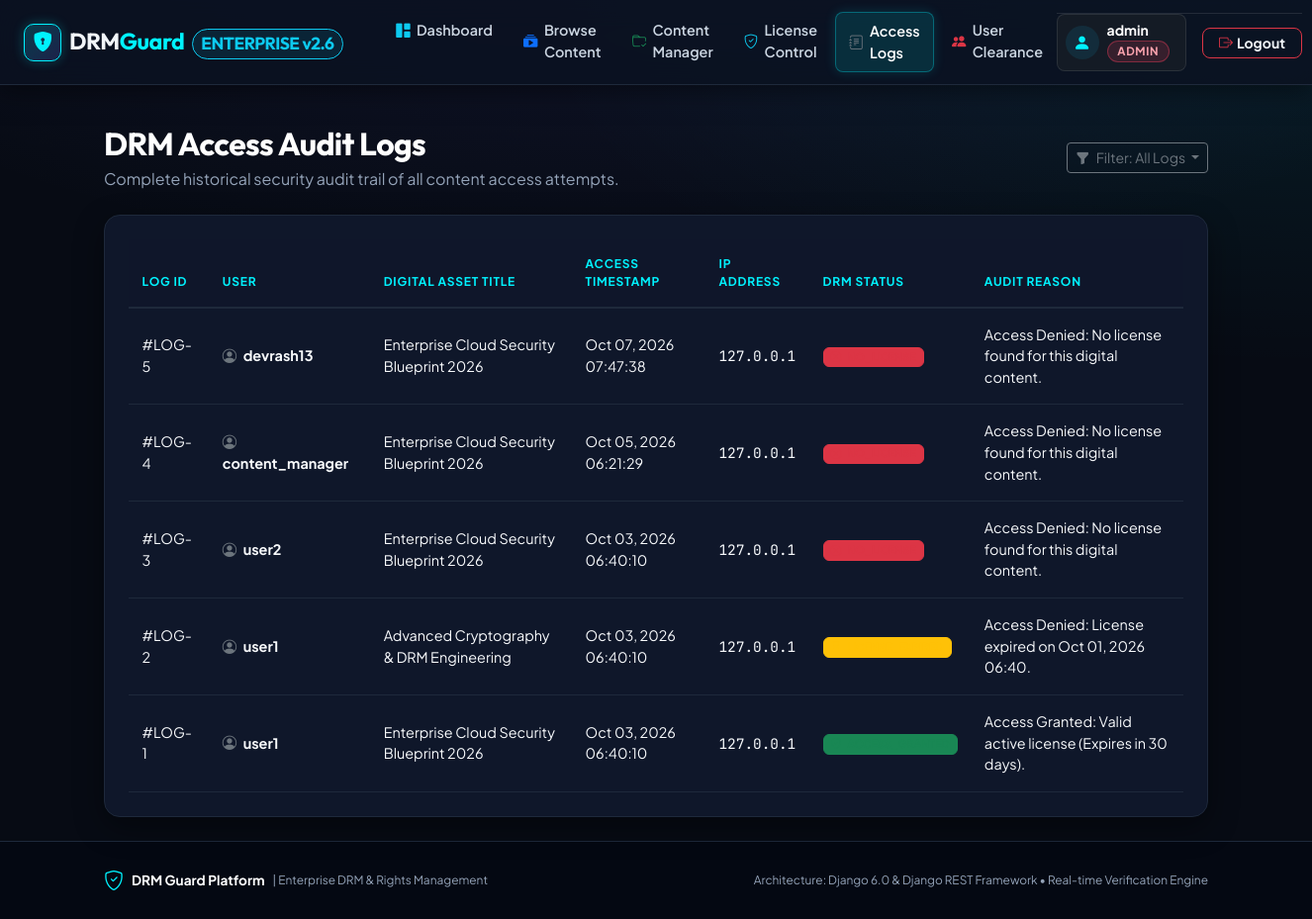
Page /access-logs/ (signed in) on the committed database.
### DRM_App/models.py (models this page shows, shortened)
class UserProfile(models.Model):
    ROLE_CHOICES = (
        ('ADMIN', 'Admin'),
        ('CONTENT_MANAGER', 'Content Manager'),
        ('NORMAL_USER', 'Normal User'),
    )
    user = models.OneToOneField(User, on_delete=models.CASCADE, related_name='profile')
    role = models.CharField(max_length=20, choices=ROLE_CHOICES, default='NORMAL_USER')
    created_at = models.DateTimeField(auto_now_add=True)
    @property
    def is_admin(self):
        return self.role == 'ADMIN' or self.user.is_superuser
    @property
    def is_content_manager(self):
        return self.role in ['ADMIN', 'CONTENT_MANAGER'] or self.user.is_superuser
    @property
    def is_normal_user(self):
        return self.role == 'NORMAL_USER'

class AccessLog(models.Model):
    STATUS_CHOICES = (
        ('ACCESS_GRANTED', 'Access Granted'),
        ('ACCESS_DENIED', 'Access Denied'),
        ('LICENSE_EXPIRED', 'License Expired'),
        ('NO_LICENSE', 'No License Found'),
    )
    user = models.ForeignKey(User, on_delete=models.SET_NULL, null=True, blank=True, related_name='access_logs')
    content = models.ForeignKey(DigitalContent, on_delete=models.SET_NULL, null=True, blank=True, related_name='access_logs')
    access_time = models.DateTimeField(auto_now_add=True)
    access_status = models.CharField(max_length=30, choices=STATUS_CHOICES)
    reason = models.TextField()
    ip_address = models.GenericIPAddressField(null=True, blank=True)
    class Meta:
        ordering = ['-access_time']

class DigitalContent(models.Model):
    STATUS_CHOICES = (
        ('ACTIVE', 'Active'),
        ('DRAFT', 'Draft'),
        ('INACTIVE', 'Inactive'),
    )
    title = models.CharField(max_length=255)
    description = models.TextField()
    content_body = models.TextField(help_text="Protected text or document data", blank=True, null=True)
    file = models.FileField(upload_to='digital_contents/', blank=True, null=True)
    owner = models.ForeignKey(User, on_delete=models.CASCADE, related_name='contents')
    status = models.CharField(max_length=20, choices=STATUS_CHOICES, default='ACTIVE')
    created_at = models.DateTimeField(auto_now_add=True)
    updated_at = models.DateTimeField(auto_now=True)

### DRM_App/views.py (the view)
# urls.py: path('access-logs/', views.access_logs_view, name='access_logs'),
@login_required
def access_logs_view(request):
    status_filter = request.GET.get('status', '')
    user = request.user
    if user.profile.is_admin:
        logs = AccessLog.objects.all()
    elif user.profile.is_content_manager:
        my_contents = DigitalContent.objects.filter(owner=user)
        logs = AccessLog.objects.filter(Q(user=user) | Q(content__in=my_contents))
    else:
        logs = AccessLog.objects.filter(user=user)
    if status_filter:
        logs = logs.filter(access_status=status_filter)
    logs = logs.order_by('-access_time')[:100]
    return render(request, 'DRM_App/access_logs.html', {
        'logs': logs,
        'current_status': status_filter,
        'status_choices': AccessLog.STATUS_CHOICES
    })

### DRM_App/templates/DRM_App/access_logs.html (shortened to what this page needs)
{% extends 'DRM_App/base.html' %}
{% block content %}
<div class="d-flex justify-content-between align-items-center mb-4">
    <div>
        <h2 class="fw-bold text-white mb-1">DRM Access Audit Logs</h2>
        <p class="text-muted mb-0">Complete historical security audit trail of all content access attempts.</p>
    </div>
    <div class="dropdown">
        <button class="btn btn-outline-secondary dropdown-toggle btn-sm" type="button" data-bs-toggle="dropdown">
            <i class="bi bi-funnel-fill me-1"></i> Filter: {% if current_status %}{{ current_status }}{% else %}All Logs{% endif %}
        </button>
    </div>
</div>
<div class="card card-custom p-4">
    {% if logs %}
    <div class="table-responsive">
        <table class="table table-dark-custom align-middle mb-0">
            <thead>
                <tr>
                    <th>Log ID</th>
                    <th>User</th>
                    <th>Digital Asset Title</th>
                    <th>Access Timestamp</th>
                    <th>IP Address</th>
                    <th>DRM Status</th>
                    <th>Audit Reason</th>
                </tr>
            </thead>
            <tbody>
                {% for log in logs %}
                <tr>
                    <td class="small text-muted">#LOG-{{ log.id }}</td>
                    <td class="fw-bold text-white">
                        <i class="bi bi-person-circle text-secondary me-1"></i>
                        {{ log.user.username|default:"Anonymous" }}
                    </td>
                    <td>{{ log.content.title|default:"Deleted Asset" }}</td>
                    <td class="small text-muted">{{ log.access_time|date:"M d, Y H:i:s" }}</td>
                    <td class="small text-mono text-muted">{{ log.ip_address|default:"Localhost" }}</td>
                    <td>
                        {% if log.access_status == 'ACCESS_GRANTED' %}
                            <span class="badge bg-success bg-opacity-20 text-success border border-success"><i class="bi bi-shield-check me-1"></i> ACCESS_GRANTED</span>
                        {% elif log.access_status == 'LICENSE_EXPIRED' %}
                            <span class="badge bg-warning bg-opacity-20 text-warning border border-warning"><i class="bi bi-hourglass-bottom me-1"></i> LICENSE_EXPIRED</span>
                        {% elif log.access_status == 'NO_LICENSE' %}
                            <span class="badge bg-danger bg-opacity-20 text-danger border border-danger"><i class="bi bi-x-octagon me-1"></i> NO_LICENSE</span>
                        {% else %}
                            <span class="badge bg-secondary"><i class="bi bi-slash-circle me-1"></i> ACCESS_DENIED</span>
                        {% endif %}
                    </td>
                    <td class="small text-muted">{{ log.reason }}</td>
                </tr>
                {% endfor %}
            </tbody>
        </table>
    </div>
    {% else %}
    <div class="text-center py-5 text-muted">
        <i class="bi bi-journal-x fs-1 mb-2 d-block text-secondary"></i>
        No log entries match the selected filter criteria.
    </div>
    {% endif %}
</div>
{% endblock %}

### DRM_App/templates/DRM_App/base.html (shortened to what this page needs)
<!DOCTYPE html>
<html lang="en">
<head>
    <link href="https://cdn.jsdelivr.net/npm/bootstrap@5.3.2/dist/css/bootstrap.min.css" rel="stylesheet">
    <link rel="stylesheet" href="https://cdn.jsdelivr.net/npm/bootstrap-icons@1.11.3/font/bootstrap-icons.min.css">
</head>
<body>
    <nav class="navbar navbar-expand-lg navbar-dark navbar-custom sticky-top">
        <div class="container-fluid px-lg-4">
            <a class="navbar-brand d-flex align-items-center gap-2" href="{% url 'dashboard' %}">
                <div class="brand-logo-icon">
                    <i class="bi bi-shield-lock-fill fs-5" style="color: var(--drm-cyan);"></i>
                </div>
                <div>
                    <span class="fw-bold tracking-tight">DRM<span class="text-cyan">Guard</span></span>
                    <span class="badge bg-info bg-opacity-10 text-info border border-info border-opacity-30 rounded-pill fs-8 ms-1 px-2 py-0.5">ENTERPRISE v2.6</span>
                </div>
            </a>
            <div class="collapse navbar-collapse mt-3 mt-lg-0" id="navbarMain">
                {% if user.is_authenticated %}
                <ul class="navbar-nav me-auto mb-2 mb-lg-0 ms-lg-4 gap-1">
                    <li class="nav-item">
                        <a class="nav-link {% if request.resolver_match.url_name == 'dashboard' %}active{% endif %}" href="{% url 'dashboard' %}">
                            <i class="bi bi-grid-1x2-fill text-info"></i> Dashboard
                        </a>
                    </li>
                    <li class="nav-item">
                        <a class="nav-link {% if request.resolver_match.url_name == 'content_list' or request.resolver_match.url_name == 'content_detail' %}active{% endif %}" href="{% url 'content_list' %}">
                            <i class="bi bi-collection-play-fill text-primary"></i> Browse Content
                        </a>
                    </li>
                    {% if user.profile.is_content_manager %}
                    <li class="nav-item">
                        <a class="nav-link " href="{% url 'content_manage' %}">
                            <i class="bi bi-folder-check text-success"></i> Content Manager
                        </a>
                    </li>
                    <li class="nav-item">
                        <a class="nav-link " href="{% url 'license_manage' %}">
                            <i class="bi bi-shield-check text-info"></i> License Control
                        </a>
                    </li>
                    {% endif %}
                    <li class="nav-item">
                        <a class="nav-link {% if request.resolver_match.url_name == 'access_logs' %}active{% endif %}" href="{% url 'access_logs' %}">
                            <i class="bi bi-journal-text text-secondary"></i> Access Logs
                        </a>
                    </li>
                    {% if user.profile.is_admin %}
                    <li class="nav-item">
                        <a class="nav-link {% if 'user_manage' in request.resolver_match.url_name or 'user_update_role' in request.resolver_match.url_name %}active{% endif %}" href="{% url 'user_manage' %}">
                            <i class="bi bi-people-fill text-danger"></i> User Clearance
                        </a>
                    </li>
                    {% endif %}
                </ul>
                <div class="d-flex align-items-center gap-3 pt-2 pt-lg-0 border-top border-secondary border-opacity-25 border-lg-0">
                    <div class="d-flex align-items-center gap-2 bg-dark bg-opacity-50 p-2 rounded-3 border border-secondary border-opacity-25">
                        <div class="stat-icon bg-info bg-opacity-10 text-cyan rounded-circle" style="width: 34px; height: 34px; font-size: 1.1rem;">
                            <i class="bi bi-person-fill"></i>
                        </div>
                        <div class="lh-1 pe-2">
                            <div class="fw-bold small text-white">{{ user.username }}</div>
                            <span class="badge badge-role mt-1 {% if user.profile.is_admin %}badge-admin{% elif user.profile.is_content_manager %}badge-manager{% else %}badge-user{% endif %}">
                                {{ user.profile.get_role_display }}
                            </span>
                        </div>
                    </div>
                    <a href="{% url 'logout' %}" class="btn btn-outline-danger btn-sm rounded-3 px-3 fw-bold d-flex align-items-center gap-1" title="Sign out of DRM session">
                        <i class="bi bi-box-arrow-right"></i> <span class="d-none d-sm-inline">Logout</span>
                    </a>
                </div>
                {% endif %}
            </div>
        </div>
    </nav>
    <main class="container my-4 flex-grow-1">
        {% block content %}{% endblock %}
    </main>
    <footer class="footer text-center">
        <div class="container d-flex flex-column flex-md-row justify-content-between align-items-center gap-2">
            <div class="d-flex align-items-center gap-2">
                <i class="bi bi-shield-check text-cyan fs-5"></i>
                <span class="fw-bold text-white">DRM Guard Platform</span>
                <span class="text-muted small">| Enterprise DRM & Rights Management</span>
            </div>
            <p class="mb-0 text-muted small">
                Architecture: Django 6.0 & Django REST Framework &bull; Real-time Verification Engine
            </p>
        </div>
    </footer>
</body>
</html>

### DRM_App/templates/DRM_App/base.html (style rules this page uses)
:root { --drm-bg-dark: #070b14; --drm-bg-surface: #0b1222; --drm-bg-card: #0f172a; --drm-bg-card-hover: #162036; --drm-card-border: #1e293b; --drm-card-border-glow: #334155; --drm-cyan: #00f2fe; --drm-blue: #38bdf8; --drm-indigo: #6366f1; --drm-purple: #8b5cf6; --drm-success: #10b981; --drm-warning: #f59e0b; --drm-danger: #f43f5e; --drm-text-bright: #ffffff; --drm-text-main: #f1f5f9; --drm-text-muted: #94a3b8; }
* { box-sizing: border-box; }
body { font-family: 'Plus Jakarta Sans', sans-serif; background-color: var(--drm-bg-dark); background-image: radial-gradient(ellipse 80% 50% at 50% -20%, rgba(99, 102, 241, 0.15), transparent), radial-gradient(ellipse 60% 40% at 100% 0%, rgba(0, 242, 254, 0.08), transparent); background-attachment: fixed; color: var(--drm-text-main); min-height: 100vh; display: flex; flex-direction: column; overflow-x: hidden; }
h1, h2, h3, h4, h5, h6, .navbar-brand, .font-heading { font-family: 'Outfit', sans-serif; color: #ffffff; letter-spacing: -0.02em; }
.text-mono { font-family: 'JetBrains Mono', monospace; }
p, span, div, label, td, th { color: var(--drm-text-main); }
.text-muted { color: var(--drm-text-muted) !important; }
.text-cyan { color: var(--drm-cyan) !important; }
.navbar-custom { background: rgba(11, 18, 34, 0.85); backdrop-filter: blur(16px); -webkit-backdrop-filter: blur(16px); border-bottom: 1.5px solid var(--drm-card-border); box-shadow: 0 4px 25px rgba(0, 0, 0, 0.5); padding: 0.75rem 0; z-index: 1040; }
.navbar-brand { font-weight: 800; font-size: 1.45rem; color: #ffffff !important; }
.brand-logo-icon { width: 38px; height: 38px; border-radius: 10px; background: linear-gradient(135deg, rgba(0, 242, 254, 0.2), rgba(99, 102, 241, 0.2)); border: 1px solid var(--drm-cyan); display: inline-flex; align-items: center; justify-content: center; box-shadow: 0 0 12px rgba(0, 242, 254, 0.25); }
.nav-link { font-weight: 600; color: #cbd5e1 !important; transition: all 0.2s ease; font-size: 0.9rem; padding: 0.5rem 0.85rem !important; border-radius: 8px; display: flex; align-items: center; gap: 0.4rem; }
.nav-link.active { color: #ffffff !important; background: rgba(0, 242, 254, 0.12); border: 1px solid rgba(0, 242, 254, 0.3); box-shadow: 0 0 12px rgba(0, 242, 254, 0.15); }
.card-custom { background-color: var(--drm-bg-card) !important; border: 1.5px solid var(--drm-card-border); border-radius: 16px; box-shadow: 0 10px 30px rgba(0, 0, 0, 0.4); transition: all 0.25s cubic-bezier(0.4, 0, 0.2, 1); position: relative; overflow: hidden; }
.stat-icon { width: 50px; height: 50px; border-radius: 12px; display: flex; align-items: center; justify-content: center; font-size: 1.5rem; flex-shrink: 0; }
.badge-role { font-size: 0.72rem; padding: 0.4em 0.85em; font-weight: 700; letter-spacing: 0.6px; text-transform: uppercase; border-radius: 30px; display: inline-flex; align-items: center; gap: 0.35rem; }
.badge-admin { background: rgba(244, 63, 94, 0.15) !important; color: #fda4af !important; border: 1px solid rgba(244, 63, 94, 0.4); }
.table-dark-custom { --bs-table-bg: transparent; --bs-table-color: #ffffff; --bs-table-border-color: #1e293b; }
.table-dark-custom th { font-weight: 700; color: var(--drm-cyan) !important; text-transform: uppercase; font-size: 0.75rem; letter-spacing: 0.8px; border-bottom: 2px solid #1e293b; padding: 1rem 0.85rem; background: rgba(15, 23, 42, 0.6); }
.table-dark-custom td { padding: 1rem 0.85rem; color: #f8fafc !important; font-size: 0.9rem; border-bottom: 1px solid #1e293b; }
.table-dark-custom tbody tr { transition: background 0.15s ease; }
::placeholder { color: #64748b !important; opacity: 1 !important; }
.footer { margin-top: auto; border-top: 1.5px solid var(--drm-card-border); padding: 1.5rem 0; background: #040812; color: var(--drm-text-muted); font-size: 0.85rem; }

### rows in the picture
AccessLog: id "5", user.username "devrash13", content "Enterprise Cloud Security Blueprint 2026", access_time "Oct 07, 2026 07:47:38", ip_address "127.0.0.1", access_status "NO_LICENSE" (drawn), reason "Access Denied: No license found for this digital content."
AccessLog: id "4", user.username "content_manager", content "Enterprise Cloud Security Blueprint 2026", access_time "Oct 05, 2026 06:21:29", ip_address "127.0.0.1", access_status "NO_LICENSE" (drawn), reason "Access Denied: No license found for this digital content."
AccessLog: id "3", user.username "user2", content "Enterprise Cloud Security Blueprint 2026", access_time "Oct 03, 2026 06:40:10", ip_address "127.0.0.1", access_status "NO_LICENSE" (drawn), reason "Access Denied: No license found for this digital content."
AccessLog: id "2", user.username "user1", content "Advanced Cryptography & DRM Engineering", access_time "Oct 03, 2026 06:40:10", ip_address "127.0.0.1", access_status "LICENSE_EXPIRED" (drawn), reason "Access Denied: License expired on Oct 01, 2026 06:40."
AccessLog: id "1", user.username "user1", content "Enterprise Cloud Security Blueprint 2026", access_time "Oct 03, 2026 06:40:10", ip_address "127.0.0.1", access_status "ACCESS_GRANTED" (drawn), reason "Access Granted: Valid active license (Expires in 30 days)."

### other values in the picture
{{ user.username }} "admin"
{{ user.profile.get_role_display }} "ADMIN"
